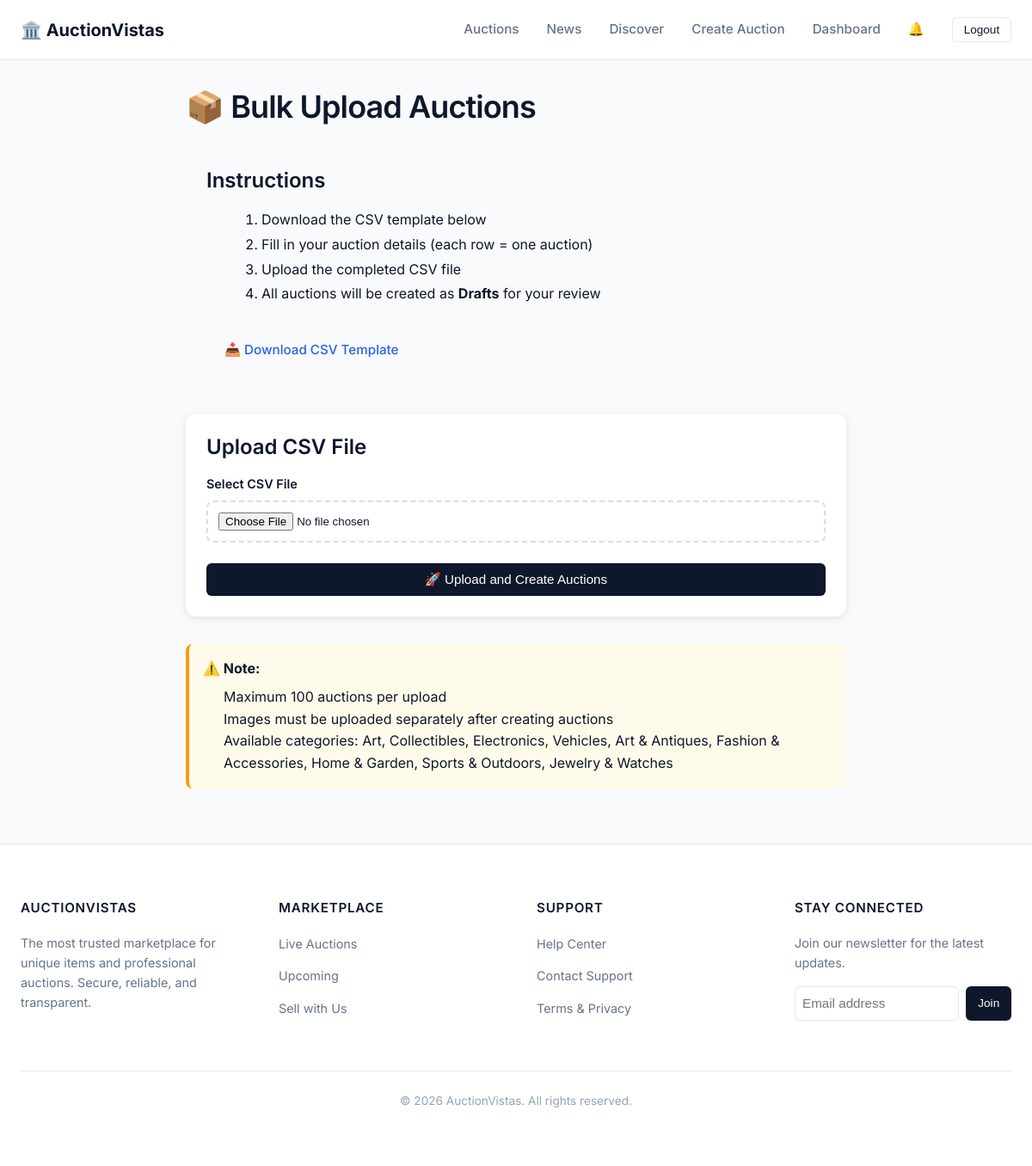
Page /auctions/bulk-upload/ (signed in) on the committed database.
### auctions/models.py (models this page shows, shortened)
class Category(models.Model):
    name = models.CharField(max_length=100, unique=True)
    slug = models.SlugField(max_length=100, unique=True)
    description = models.TextField(blank=True)
    is_active = models.BooleanField(default=True)
    order = models.IntegerField(default=0)
    created_at = models.DateTimeField(auto_now_add=True)
    class Meta:
        verbose_name_plural = "Categories"
        ordering = ['order', 'name']

### auctions/bulk_upload.py (the view, shortened to what this page needs)
# urls.py: path('bulk-upload/', bulk_upload_auctions, name='bulk_upload_auctions'),
@login_required
def bulk_upload_auctions(request):
    categories = {c.name: c for c in Category.objects.filter(is_active=True)}
    return render(request, 'auctions/bulk_upload.html', {
        'categories': categories.keys()
    })

### news/context_processors.py (called while the page is built)
def latest_news(request):
    try:
        latest_articles = Article.objects.filter(status='published').order_by('-published_at')[:3]
        return {
            'latest_news_articles': latest_articles
        }
    except:
        return {
            'latest_news_articles': []
        }

### auctions/templates/auctions/bulk_upload.html (shortened to what this page needs)
{% extends 'base.html' %}
{% load indian_format %}
{% block content %}
<div class="container" style="max-width: 800px; margin: 2rem auto; padding: 0 1rem;">
    <h1 style="margin-bottom: 1.5rem;">📦 Bulk Upload Auctions</h1>
    <div style="background: #f8fafc; border-radius: 12px; padding: 1.5rem; margin-bottom: 2rem;">
        <h3 style="margin-bottom: 1rem;">Instructions</h3>
        <ol style="margin-left: 1.5rem; line-height: 1.8;">
            <li>Download the CSV template below</li>
            <li>Fill in your auction details (each row = one auction)</li>
            <li>Upload the completed CSV file</li>
            <li>All auctions will be created as <strong>Drafts</strong> for your review</li>
        </ol>
        <a href="{% url 'download_csv_template' %}" class="btn btn-secondary" style="margin-top: 1rem;">
            📥 Download CSV Template
        </a>
    </div>
    <div style="background: white; border-radius: 12px; padding: 1.5rem; box-shadow: 0 2px 8px rgba(0,0,0,0.1);">
        <h3 style="margin-bottom: 1rem;">Upload CSV File</h3>
        <form method="post" enctype="multipart/form-data">
            <div style="margin-bottom: 1.5rem;">
                <label for="csv_file" style="display: block; margin-bottom: 0.5rem; font-weight: 600;">
                    Select CSV File
                </label>
                <input type="file"
                       name="csv_file"
                       id="csv_file"
                       accept=".csv"
                       required
                       style="width: 100%; padding: 0.75rem; border: 2px dashed #ddd; border-radius: 8px;">
            </div>
            <button type="submit" class="btn btn-primary" style="width: 100%;">
                🚀 Upload and Create Auctions
            </button>
        </form>
    </div>
    <div style="margin-top: 2rem; padding: 1rem; background: #fffbeb; border-radius: 8px; border-left: 4px solid #f59e0b;">
        <strong>⚠️ Note:</strong>
        <ul style="margin: 0.5rem 0 0 1.5rem;">
            <li>Maximum 100 auctions per upload</li>
            <li>Images must be uploaded separately after creating auctions</li>
            <li>Available categories: {% for cat in categories %}{{ cat }}{% if not forloop.last %}, {% endif %}{% endfor %}</li>
        </ul>
    </div>
</div>
{% endblock %}

### static/style.css (style rules this page uses)
:root { --primary-color: #0f172a; --primary-hover: #1e293b; --accent-color: #2563eb; --accent-hover: #1d4ed8; --success-color: #059669; --warning-color: #d97706; --danger-color: #dc2626; --bg-body: #f8fafc; --bg-surface: #ffffff; --bg-secondary: #f1f5f9; --text-main: #0f172a; --text-secondary: #64748b; --text-muted: #94a3b8; --text-on-primary: #ffffff; --border-color: #e2e8f0; --border-focus: #2563eb; --radius-sm: 4px; --radius-md: 6px; --radius-lg: 8px; --shadow-sm: 0 1px 2px 0 rgb(0 0 0 / 0.05); --shadow-md: 0 4px 6px -1px rgb(0 0 0 / 0.1), 0 2px 4px -2px rgb(0 0 0 / 0.1); --shadow-lg: 0 10px 15px -3px rgb(0 0 0 / 0.1), 0 4px 6px -4px rgb(0 0 0 / 0.1); --container-width: 1200px; --header-height: 70px; }
*, *::before, *::after { box-sizing: border-box; }
body { margin: 0; padding: 0; font-family: 'Inter', -apple-system, BlinkMacSystemFont, "Segoe UI", Roboto, "Helvetica Neue", Arial, sans-serif; background-color: var(--bg-body); color: var(--text-main); line-height: 1.6; -webkit-font-smoothing: antialiased; }
a { color: var(--accent-color); text-decoration: none; transition: color 0.15s ease; }
ul { list-style: none; padding: 0; margin: 0; }
h1, h2, h3, h4, h5, h6 { margin-top: 0; margin-bottom: 0.75em; font-weight: 600; line-height: 1.25; color: var(--text-main); }
h1 { font-size: 2.25rem; letter-spacing: -0.025em; }
h3 { font-size: 1.5rem; }
.container { width: 100%; max-width: var(--container-width); margin: 0 auto; padding: 0 1.5rem; }
.btn { display: inline-flex; align-items: center; justify-content: center; padding: 0.625rem 1.25rem; font-size: 0.95rem; font-weight: 500; border-radius: var(--radius-md); cursor: pointer; transition: all 0.15s ease; line-height: 1; text-decoration: none !important; border: 1px solid transparent; }
.btn-primary { background-color: var(--primary-color); color: var(--text-on-primary); }
label { display: block; font-weight: 500; margin-bottom: 0.5rem; color: var(--text-main); font-size: 0.9rem; }

### rows in the picture
Category: categories "Art"
Category: categories "Collectibles"
Category: categories "Electronics"
Category: categories "Vehicles"
Category: categories "Art & Antiques"
Category: categories "Fashion & Accessories"
Category: categories "Home & Garden"
Category: categories "Sports & Outdoors"
Category: categories "Jewelry & Watches"
